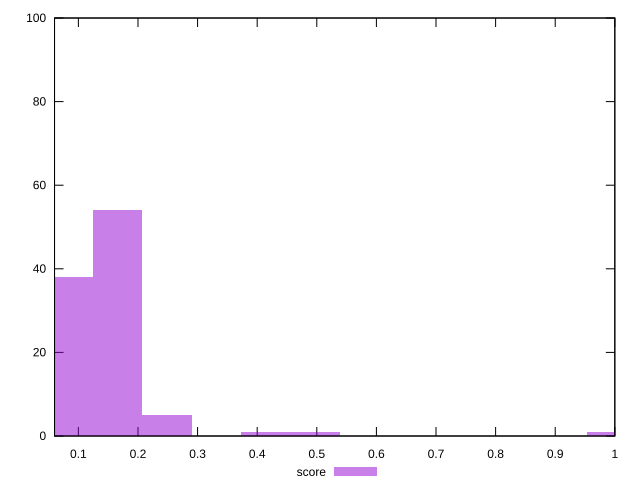

Write the gnuplot code that produced this figure.
reset

$score <<EOF
0.24889293624559183 5
0.49778587249118367 1
0.1659286241637279 54
0.08296431208186394 38
0.4148215604093197 1
0.9955717449823673 1
EOF

set key outside below
set boxwidth 0.08296431208186394
set xrange [0.06:1]
set yrange [0:100]
set trange [0:100]
set style fill transparent solid 0.5 noborder
set terminal svg size 640, 490 enhanced background rgb 'white'
set output "report/report_00029_2021-02-24T13-36-40.390Z/unused-javascript/samples/music/score/histogram.svg"

plot $score title "score" with boxes

reset
